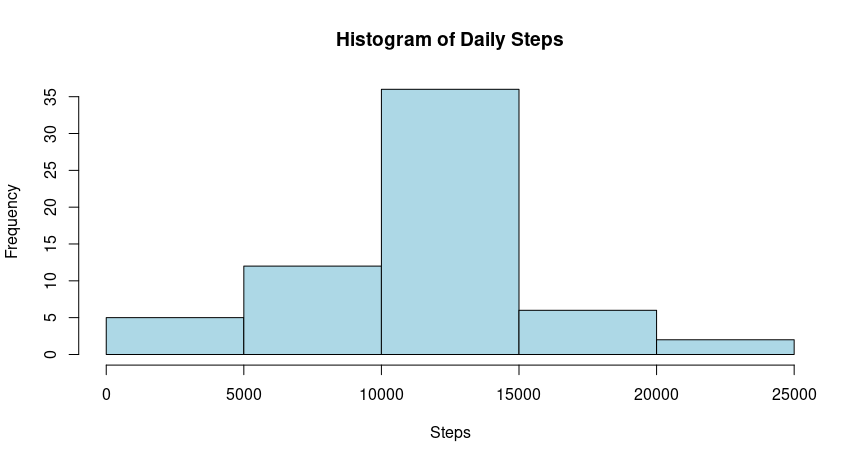

Generate this figure with R:
print(paste("The total number of rows with NA is: ",sum(is.na(activity$steps))))


activityNoNA <- activity  
for (i in 1:nrow(activity)){
  if(is.na(activity$steps[i])){
    activityNoNA$steps[i]<- stepsPerInterval$meansteps[activityNoNA$interval[i] == stepsPerInterval$interval]
  }
}


stepsPerDay <- activityNoNA %>%
  group_by(date) %>%
  summarize(sumsteps = sum(steps, na.rm = TRUE)) 

hist(stepsPerDay$sumsteps, main = "Histogram of Daily Steps", 
     col="lightblue", xlab="Steps")

meanPostNA <- round(mean(stepsPerDay$sumsteps), digits = 2)
medianPostNA <- round(median(stepsPerDay$sumsteps), digits = 2)

print(paste("The mean is: ", mean(meanPostNA)))

print(paste("The median is: ", median(medianPostNA)))


NACompare <- data.frame(mean = c(meanPreNA,meanPostNA),median = c(medianPreNA,medianPostNA))
rownames(NACompare) <- c("Pre NA Transformation", "Post NA Transformation")
print(NACompare)
